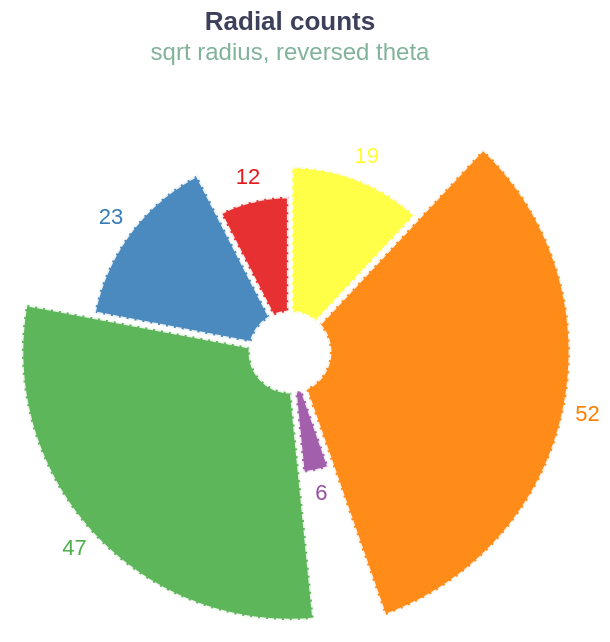

Express this chart as Vega-Lite.
### Vega-Lite specification from a JSON file in a GitHub repository (floating-point values rounded to 4 significant figures)
{"$schema": "https://vega.github.io/schema/vega-lite/v6.json", "description": "fc-qx1.42: a radial chart exercising theta and radius scale properties and arc offsets.", "usermeta": {"eas": {"threshold": 0.03, "note": "customization spec: every property is honored natively (check reports no warnings)"}}, "width": 280, "height": 280, "title": {"text": "Radial counts", "subtitle": "sqrt radius, reversed theta", "color": "#3d405b", "subtitleColor": "#81b29a"}, "data": {"values": [{"k": "a", "v": 12}, {"k": "b", "v": 23}, {"k": "c", "v": 47}, {"k": "d", "v": 6}, {"k": "e", "v": 52}, {"k": "f", "v": 19}]}, "encoding": {"theta": {"field": "v", "type": "quantitative", "stack": true, "scale": {"reverse": true}}, "radius": {"field": "v", "type": "quantitative", "scale": {"type": "sqrt", "zero": true, "rangeMin": 20}}, "color": {"field": "k", "type": "nominal", "legend": null, "scale": {"scheme": "set1"}}}, "layer": [{"mark": {"type": "arc", "innerRadius": 20, "stroke": "#fcfcfb", "strokeWidth": 1.5, "strokeDash": [3, 1], "padAngle": 0.02, "opacity": 0.9}}, {"mark": {"type": "text", "radiusOffset": 12, "fontSize": 11}, "encoding": {"text": {"field": "v", "type": "quantitative"}}}]}
